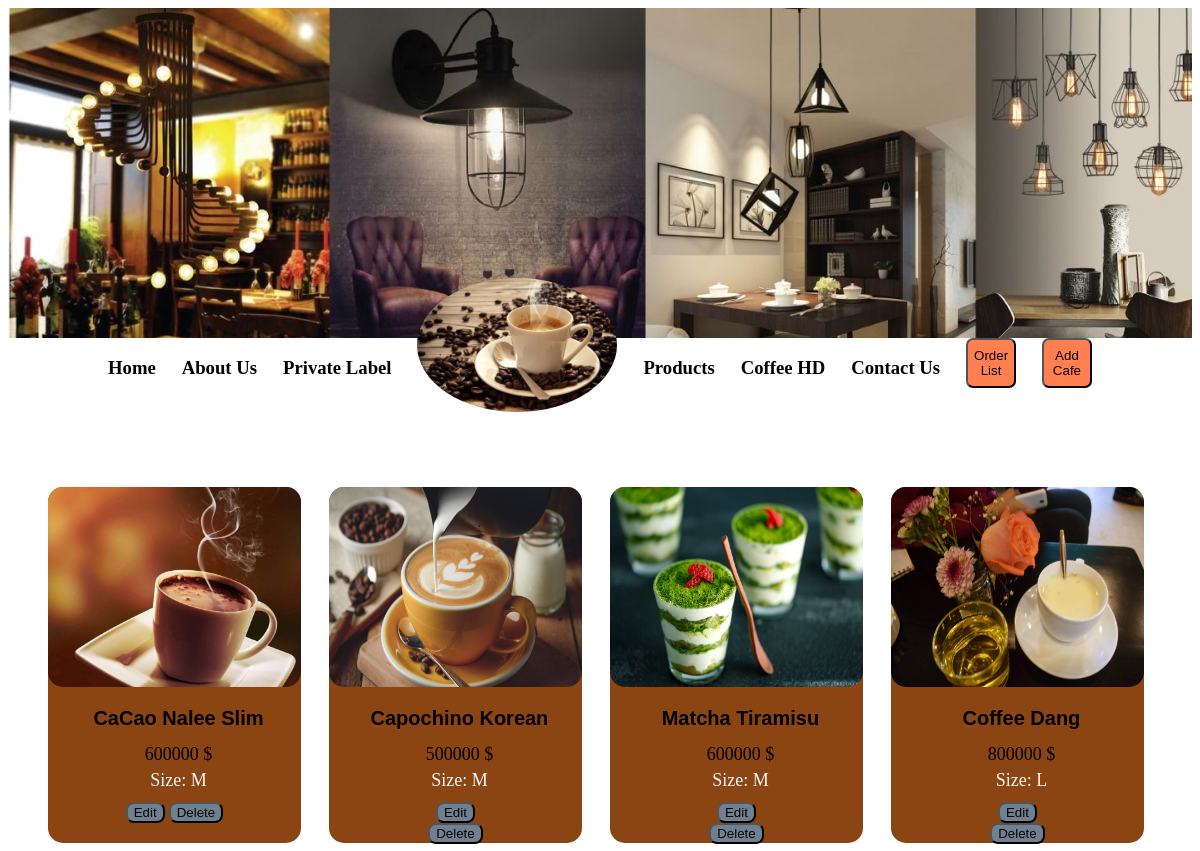
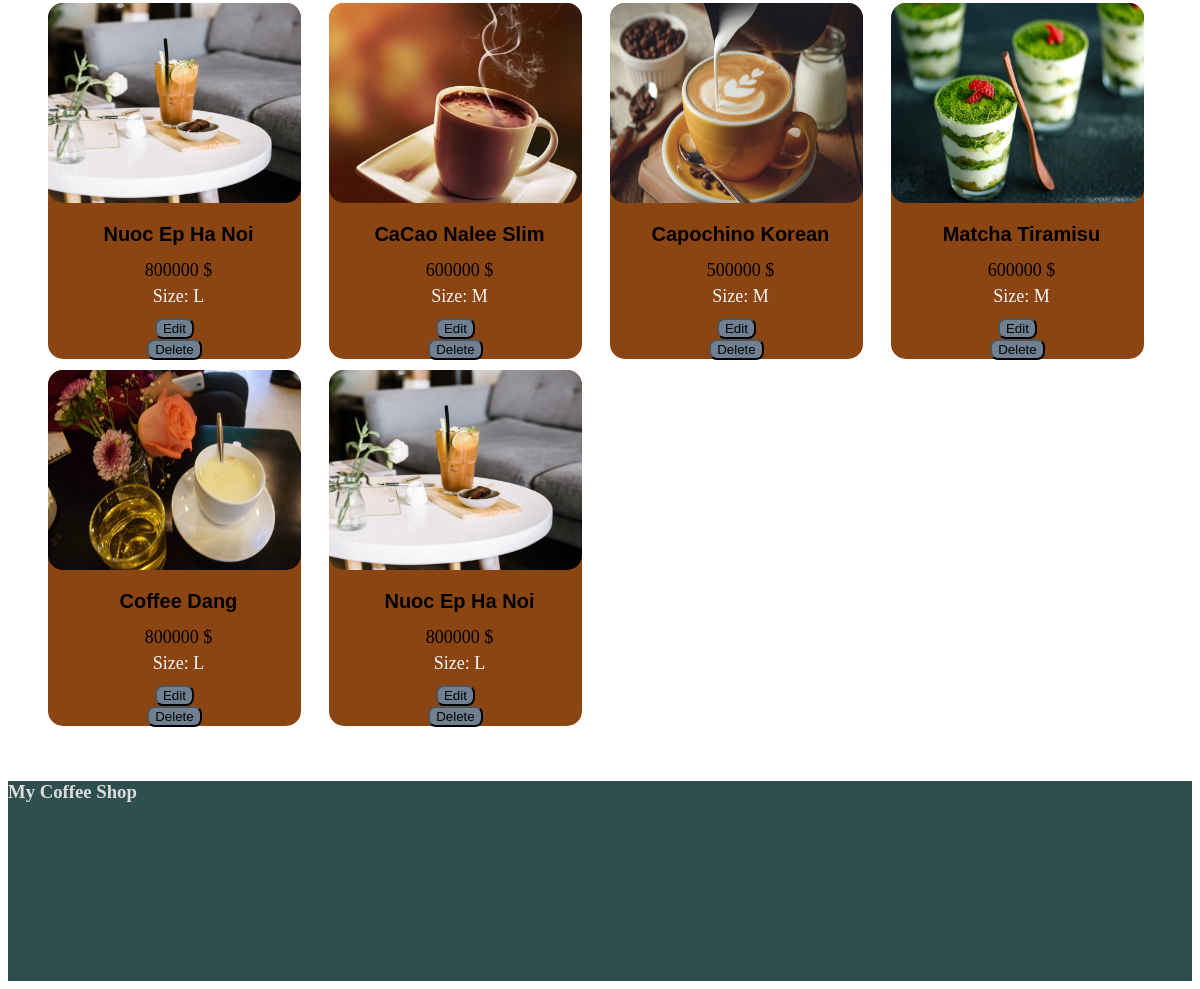
Page /homeAdmin.php (signed in) on the committed database (2 pictures, top to bottom).
### tables this page shows
create table products(
	id int(11) auto_increment primary key,
    name varchar(100),
    price float,
    size varchar(5),
    image varchar(100)
);

### query.php (called while the page is built, shortened)
<?php
    require "Model/User.php";
	$sql = "SELECT * from products";
    $result = $db->query($sql)->fetch_all(MYSQLI_ASSOC);
	$cofees = array();
?>

### Model/Cafe.php (called while the page is built, shortened)
<?php
    class Cafe {
        public $image;
        function __construct($id, $name, $price, $size, $image) {
            $this->id = $id;
            $this->name = $name;
            $this->price = $price;
            $this->size = $size;
            $this->image = $image;
        }
        function getImagePath(){
            return $this->image;
        }
    }
?>

### homeAdmin.php (the view, shortened to what this page needs)
<?php
    require "query.php";
?>
<!DOCTYPE html>
<html lang="en">
<head>
    <link rel="stylesheet" type="text/css" href="sty.css">
</head>
<body>
    <div class="header"></div>
    <div class="line-header">
        <a href="index.php"><h3>Home</h3></a>
        <a href="#"><h3>About Us</h3></a>
        <a href="#"><h3>Private Label</h3></a>
        <img src="Images/cafe-tron.jpg"/>
        <a href="#"><h3>Products</h3></a>
        <a href="#"><h3>Coffee HD</h3></a>
        <a href="#"><h3>Contact Us</h3></a>
        <button>Order List</button>
        <form action="add.php" method="post"><button>Add Cafe</button></form>
    </div>
    <form action="" method="post">
        <div class="cafe-container">
            <?php
                for($i = 0; $i < count($cofees); $i++){
            ?>
                <div class="item-cafe">
                    <img class="item-cafe-icon" src=<?php echo $cofees[$i]->getImagePath(); ?>>
                    <p class="item-cafe-name"><?php echo $cofees[$i]->name ?></p>
                    <p class="item-cafe-price"><?php echo $cofees[$i]->price." "."$" ?></p>
                    <p class="item-cafe-size"><?php echo "Size: ".$cofees[$i]->size ?></p>
                    <form method="post"><button class="item-cafe-edit" name="edit-id" value="<?php echo $cofees[$i]->id; ?>" onclick="onEditClicked()">Edit</button></form>
                    <button class="item-cafe-delete" name='id' value="<?php echo $cofees[$i]->id; ?>">Delete</button>
                </div>
            <?php
                }
            ?>
        </div>
    </form>
    <div class="line-footer">
        <h3>My Coffee Shop</h3>
    </div>
</body>
</html>

### sty.css (style rules this page uses)
.header { background-image: url("Images/header.jpg"); width: 100%; height: 330px; background-repeat: no-repeat; text-align: center; }
.line-header { display: flex; justify-content: space-between; margin-left: 100px; margin-right: 100px; }
.line-header img { width: 200px; border-radius: 50%; margin-top: -60px; }
.line-header a { text-decoration: none; color: black; }
.line-header button { background-color: coral; border-radius: 7px; width: 50px; height: 50px; }
.cafe-container { margin-top: 20px; display: grid; padding: 50px 30px 30px 30px; grid-template-columns: 1fr 1fr 1fr 1fr; }
.item-cafe { border: 1px solid black; width: 90%; height: 97%; border-radius: 15px; margin-top: 30px; margin: 5px 10px; grid-template-columns: auto auto auto auto; background-color: saddlebrown; text-align: center; border-style: none; vertical-align: middle; line-height: 0.5rem; }
.item-cafe img { width: 100%; height: 200px; }
.item-cafe-icon { width: 100%; border-radius: 15px; }
.item-cafe-name { font: bold 20px Helvetica, Arial, Sans-Serif; margin-left: 8px; }
.item-cafe-price { font-size: 18px; font-weight: 500; margin-left: 8px; }
.item-cafe-size { font-size: 18px; margin-left: 8px; font-style: bold; color: whitesmoke; }
.item-cafe-edit { background-color: slategray; border-radius: 8px; }
.item-cafe-delete { background: slategray; border-radius: 8px; }
.line-footer { background-color: darkslategray; color: gainsboro; height: 200px; }

### rows in the picture
products: image (picture), name "CaCao Nalee Slim", price "600000", size "M", $cofees[$i]->id 1 (drawn)
products: image (picture), name "Capochino Korean", price "500000", size "M", $cofees[$i]->id 2 (drawn)
products: image (picture), name "Matcha Tiramisu", price "600000", size "M", $cofees[$i]->id 3 (drawn)
products: image (picture), name "Coffee Dang", price "800000", size "L", $cofees[$i]->id 4 (drawn)
products: image (picture), name "Nuoc Ep Ha Noi", price "800000", size "L", $cofees[$i]->id 5 (drawn)
products: image (picture), name "CaCao Nalee Slim", price "600000", size "M", $cofees[$i]->id 6 (drawn)
products: image (picture), name "Capochino Korean", price "500000", size "M", $cofees[$i]->id 7 (drawn)
products: image (picture), name "Matcha Tiramisu", price "600000", size "M", $cofees[$i]->id 8 (drawn)
products: image (picture), name "Coffee Dang", price "800000", size "L", $cofees[$i]->id 9 (drawn)
products: image (picture), name "Nuoc Ep Ha Noi", price "800000", size "L", $cofees[$i]->id 10 (drawn)
